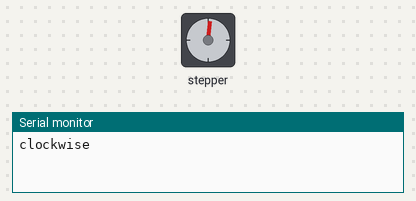
A sketch run on a simulated Arduino Uno, built with avr-gcc and run on an emulated ATmega328P. Parts: stepper motor, the last lines printed to the serial monitor. Stepper angles assume 800 steps per turn.

Above: at 0.05 s.
At 2.05 s:
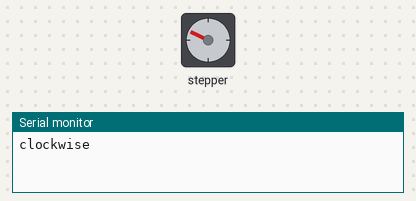
At 4.0 s:
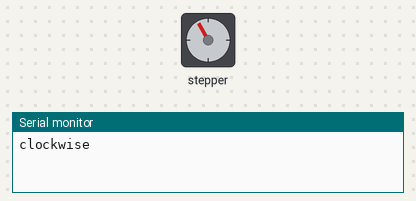
At 10.05 s:
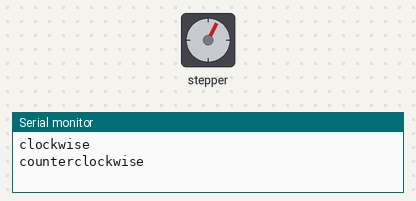
Timing chart, 0 to 15.7 s (numbered marks = the images above):
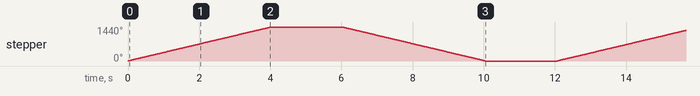

The sketch:

GIZMO_Group_7_Final__File_1_.ino
```cpp
#include <Stepper.h>

const int stepsPerRevolution = 800;  // change this to fit the number of steps per revolution
// for your motor


// initialize the stepper library on pins 8 through 11:
Stepper myStepper(stepsPerRevolution, 3 ,4);

void setup() {
  // set the speed at 60 rpm:
  myStepper.setSpeed(60);
  // initialize the serial port:
  Serial.begin(9600);
}

void loop() {
  // step one revolution  in one direction:
  Serial.println("clockwise");
  myStepper.step(4 * stepsPerRevolution);
  delay(2000);

  // step one revolution in the other direction:
  Serial.println("counterclockwise");
  myStepper.step(4 * -stepsPerRevolution);

  delay(2000);
}
```

Measured:
- by itself, stepper: turns 1440° clockwise in 4.0 s, then 1440° counter-clockwise in 4.0 s, repeating every 12.1 s
